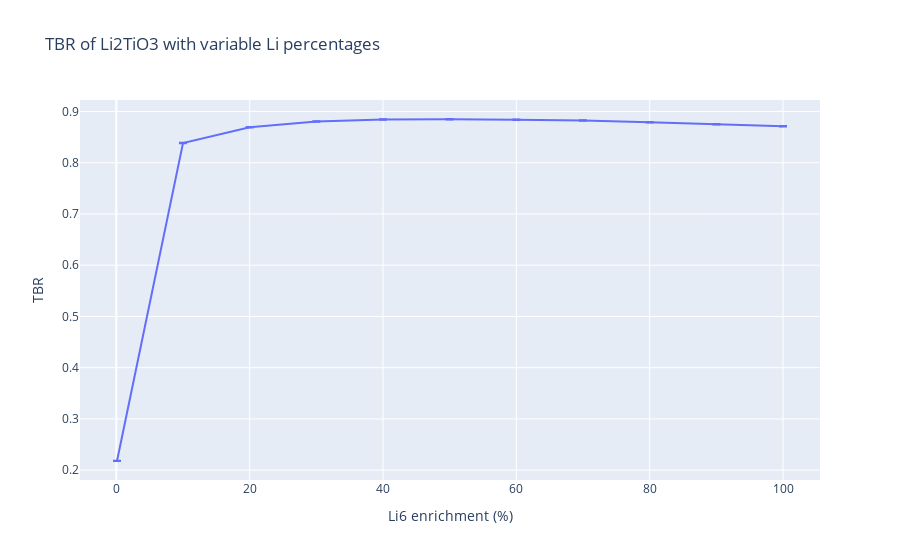

Notebook source saved alongside this figure:
### Code cell
import plotly.graph_objects as go

fig = go.Figure()

fig.add_trace(
 
  go.Scatter(
    x=[entry['enrichment'] for entry in results],
        y=[entry['tbr_tally_result'] for entry in results],
        mode='lines',
        error_y={'array': [entry['tbr_tally_std_dev'] for entry in results]},
        )

 )

fig.update_layout(
    title="TBR of Li2TiO3 with variable Li percentages",
    xaxis_title="Li6 enrichment (%)",
    yaxis_title="TBR"
)

fig.show()

### Figure 1 — Plotly figure (JSON) as saved in the notebook; plotly's stock layout.template omitted (floating-point values rounded to 4 significant figures)
{"data": [{"error_y": {"array": [0.0001324, 0.0004309, 0.0004654, 0.0004712, 0.0004433, 0.0004563, 0.0004426, 0.0004391, 0.0004341, 0.0004465, 0.0004537]}, "mode": "lines", "type": "scatter", "x": [0.1, 10, 20, 30, 40, 50, 60, 70, 80, 90, 100], "y": [0.218, 0.8385, 0.869, 0.8803, 0.8842, 0.8849, 0.8839, 0.8823, 0.8789, 0.8753, 0.871]}], "layout": {"title": {"text": "TBR of Li2TiO3 with variable Li percentages"}, "xaxis": {"title": {"text": "Li6 enrichment (%)"}}, "yaxis": {"title": {"text": "TBR"}}}}
